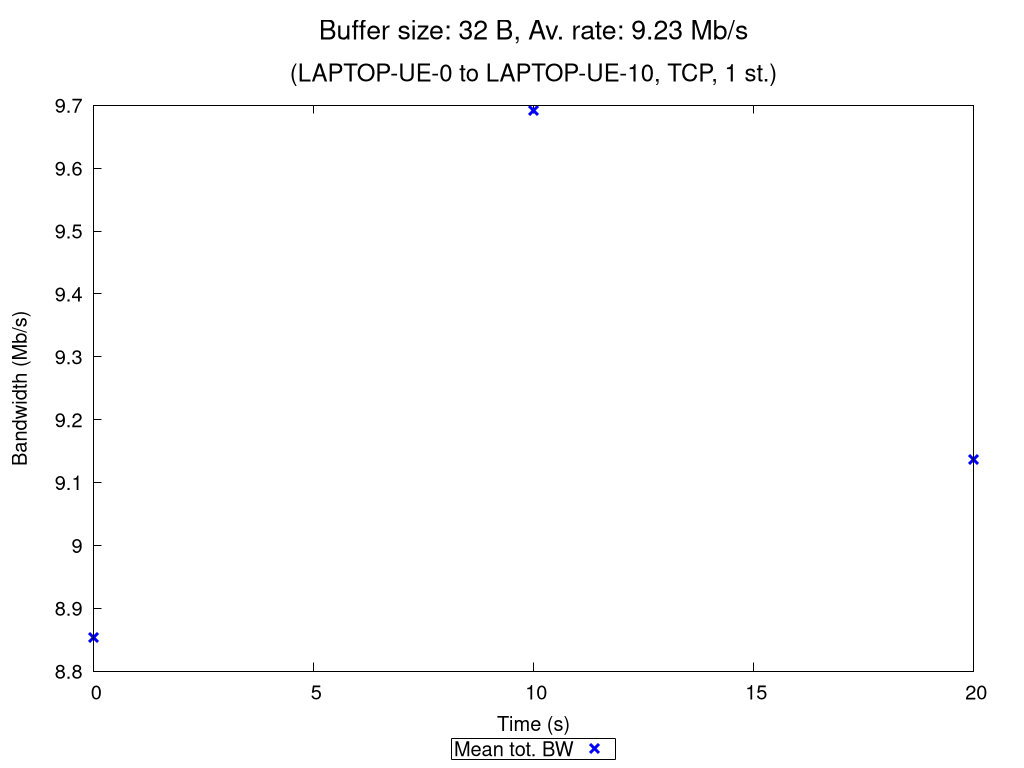

Recreate this plot in gnuplot.
set terminal pngcairo nocrop enhanced size 1024,768 font "Verdana,15"
set output "TCP_1_st_2020_11_05_12-31-58_one2two_00032B.png"

set title "{/=20 Buffer size: 32 B, Av. rate: 9.23 Mb/s}\n\n{/=18 (LAPTOP-UE-0 to LAPTOP-UE-10, TCP, 1 st.)}"

set xlabel "Time (s)"
set ylabel "Bandwidth (Mb/s)"
set ytics nomirror
set key bmargin center horizontal box samplen 1 width -1
set bmargin 4.6
set rmargin 4.5

rf = 1000000.0  # rate factor
set style fill transparent solid 0.2 noborder
set autoscale xfix
plot "TCP_1_st_2020_11_05_12-31-58_one2two_00032B_iperf_processed.dat" using 1:($2/rf-$3/rf):($2/rf+$3/rf) with filledcurves lc rgb "blue" notitle, \
     "" using 1:($2/rf) with points pt 2 ps 1.5 lw 3 lc rgb "blue" title "Mean tot. BW", \
